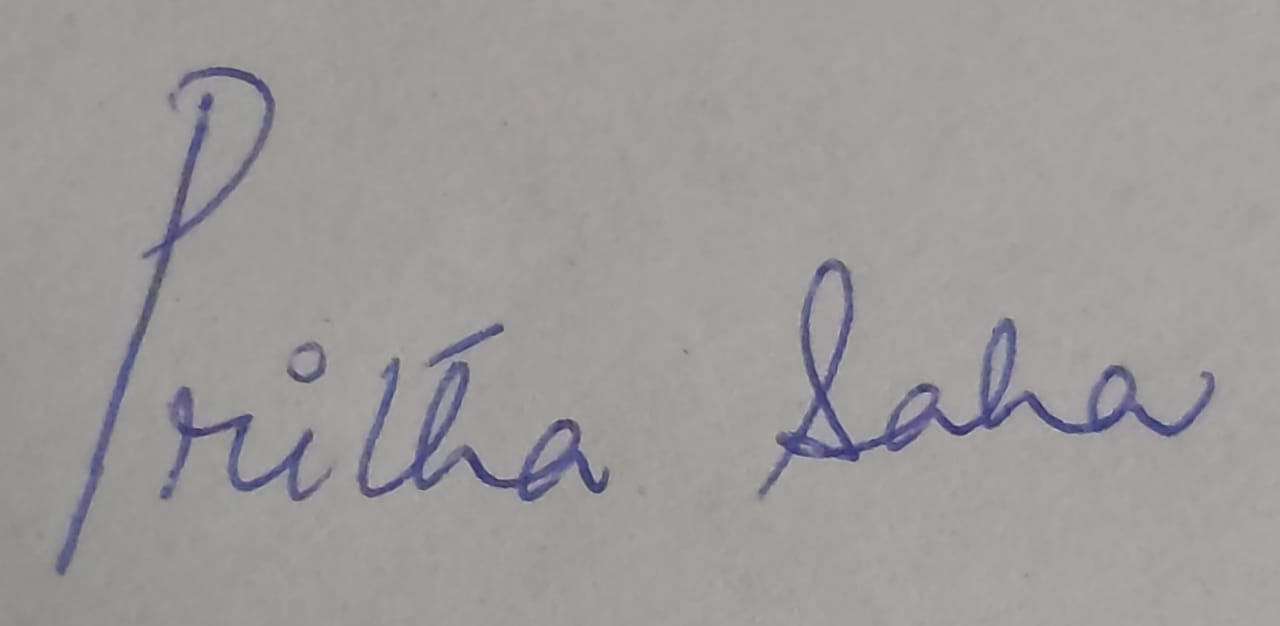
#> input picture pastry/a2.png, 1280 x 626 px
$ python pastetrail.py
#> lines starting #> are read from the running program, lines starting #| are printed output that depends on the picture
from PIL import Image, ImageDraw
#insert_image = Image.open("a2.png").convert("RGBA")
insert_image = Image.open("a2.png")
#> insert_image is the input picture: PIL image 1280x626 RGB; mean R, G, B 157.3, 154.4, 154.2
# [6 lines of commented-out code are left out]
main_image = Image.open("a1.png")
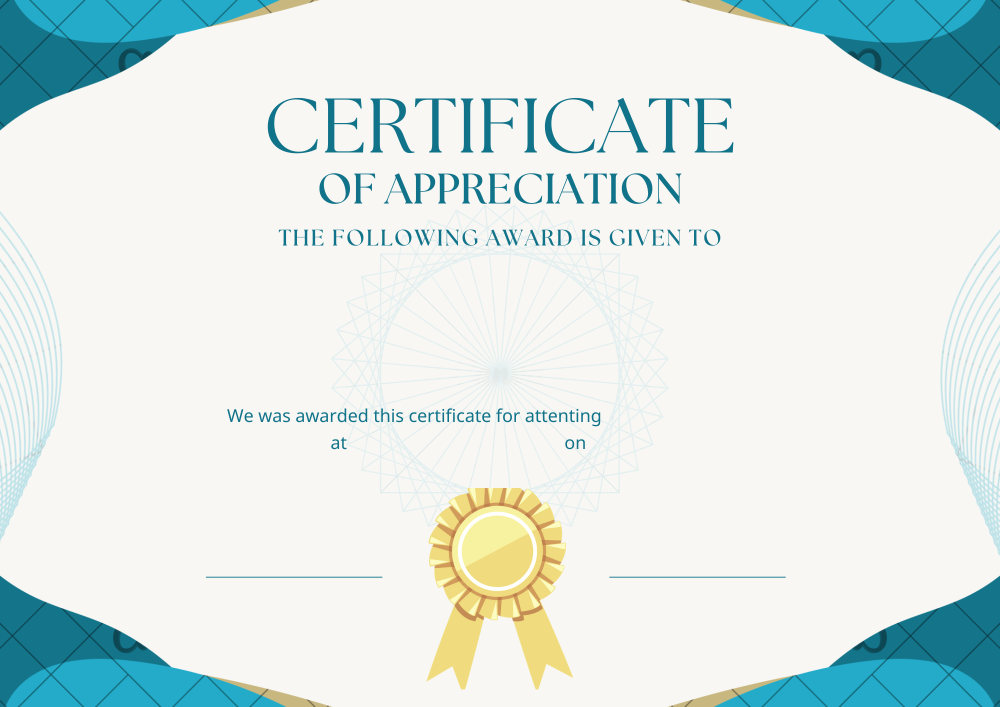
#> input picture pastry/a1.png, 2000 x 1414 px (shown at 1/2 size)
#> main_image is the input picture: PIL image 2000x1414 RGBA; mean R, G, B, A 220.9, 232.9, 230.9, 255
insert_image = insert_image.resize((180,70))
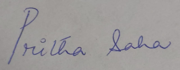
#> insert_image: PIL image 180x70 RGB; mean R, G, B 157.3, 154.4, 154.2
#result_image = Image.new("RGBA", main_image.size)
#result_image = Image.new(main_image.size)
#draw = ImageDraw.Draw(result_image)
main_image.paste(insert_image, (483,1080))
#draw.bitmap((810, 50), insert_image)
main_image.show("result.png")
